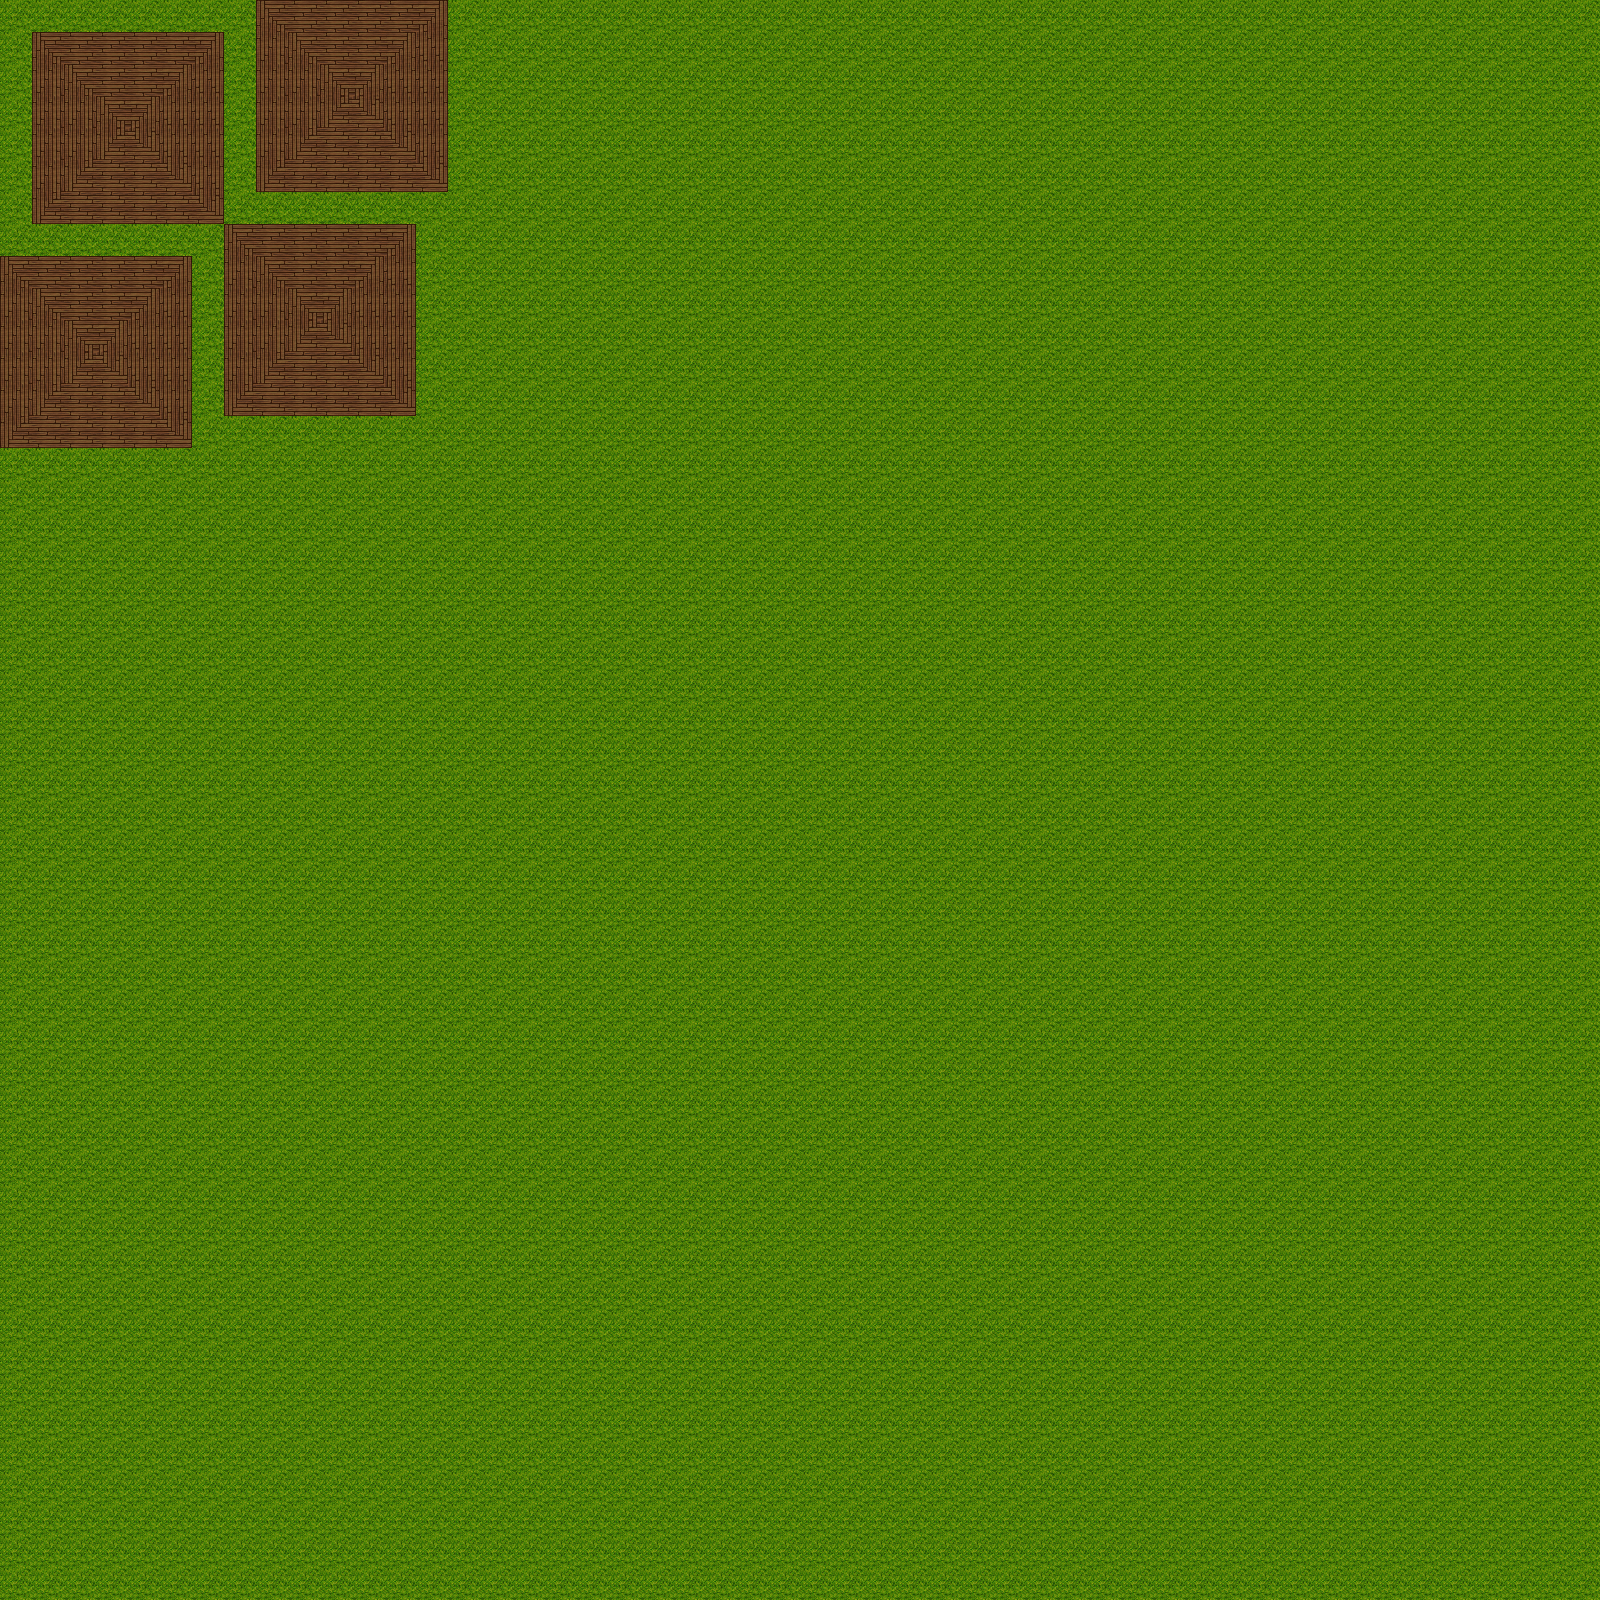

This game map was drawn from its Tiled (.tmx) file and the tilesets committed beside it. A one-line description and the trimmed map source follow:
An orthogonal 50x50 tile map with 32x32 px tiles, 1 tile layer (Tile Layer 1).

<map version="1.0" orientation="orthogonal" width="50" height="50" tilewidth="32" tileheight="32">
 <tileset firstgid="1" name="celiannatilea5" tilewidth="32" tileheight="32">
  <image source="celiannatilea5.png" width="256" height="512" />
 </tileset>
 <layer name="Tile Layer 1" width="50" height="50">
  <data>[2500 cells, 2500 non-empty, 9 distinct tile ids]</data>
 </layer>
</map>
